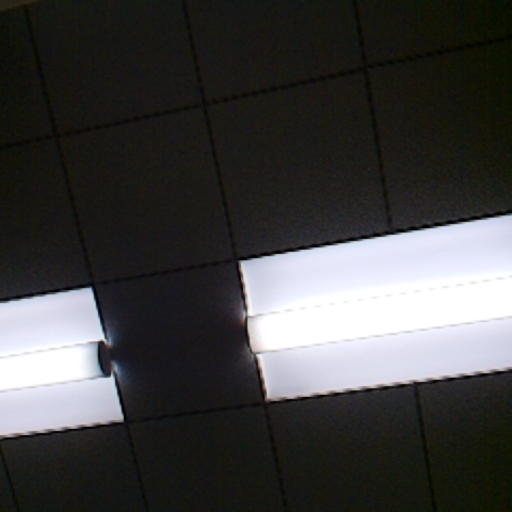
#> input picture FinalProject/assets/images/image_20241115_050221.jpg, 1024 x 1024 px, given in place of ., which was not available (shown at 1/2 size)
$ python -i compose.py   (imports and definitions only)
#> lines starting #> are read from the running program, lines starting #| are printed output that depends on the picture; after the words box and inside, x2 and y2 are one past the last pixel; in counts of white or black regions, pixels touching at a corner belong together; pictures that were not available may be replaced by others from this repository, and a replacement may not be noted
import cv2
import numpy as np
from pathlib import Path
import random
import math
import time
from datetime import datetime
import json

PROJECT_ROOT = Path(__file__).parent.parent.parent
INPUT_DIR = PROJECT_ROOT / "assets" / "images"
OUTPUT_DIR = PROJECT_ROOT / "assets" / "images" / "composed"
METADATA_DIR = PROJECT_ROOT / "assets" / "data"

def generate_unique_key():
    timestamp = datetime.now().strftime("%Y%m%d_%H%M%S")
    ms = str(int(time.time() * 1000))[-3:]
    return f"composition_{timestamp}_{ms}"

def save_metadata(key, image_files):
    metadata = {
        "key": key,
        "timestamp": datetime.now().isoformat(),
        "source_images": [str(f.name) for f in image_files],
    }

    METADATA_DIR.mkdir(parents=True, exist_ok=True)
    metadata_path = METADATA_DIR / f"{key}.json"

    with open(metadata_path, 'w') as f:
        json.dump(metadata, f, indent=4)

def create_circular_composition(image_files, canvas_size=(1024, 1024), radius=300):
#> called with canvas_size = (1024, 1024), radius = 300
    canvas = np.ones((canvas_size[0], canvas_size[1], 3), dtype=np.uint8) * 255
    center = (canvas_size[0] // 2, canvas_size[1] // 2)

    num_images = 5
    angle_step = 2 * math.pi / num_images
    figure_size = (200, 200)

    for i, image_file in enumerate(image_files):
        angle = i * angle_step
        x = int(center[0] + radius * math.cos(angle) - figure_size[0]//2)
        y = int(center[1] + radius * math.sin(angle) - figure_size[1]//2)

        img = cv2.imread(str(image_file), cv2.IMREAD_GRAYSCALE)
#> img: shape (1024, 1024); min 0, max 255, mean 65.9
        if img is None:
            continue

        _, img = cv2.threshold(img, 127, 255, cv2.THRESH_BINARY_INV)
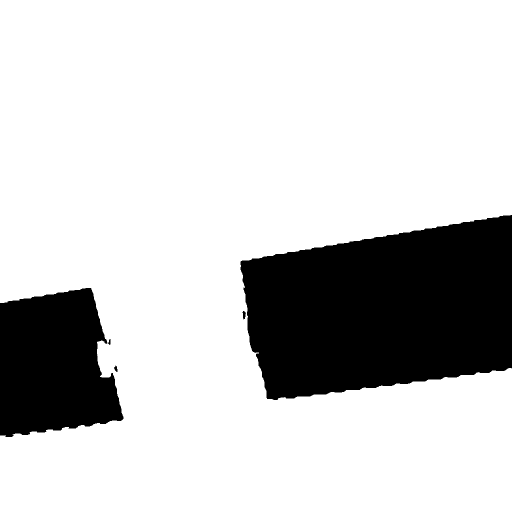
#> img: shape (1024, 1024) (shown at 1/2 size); 79.7% white; 4 black regions, box (x1, y1, x2, y2) and area: (481, 430, 1024, 800) 155644, (0, 576, 247, 874) 57258, (485, 622, 492, 639) 75, (228, 731, 235, 744) 54
        img_resized = cv2.resize(img, figure_size)
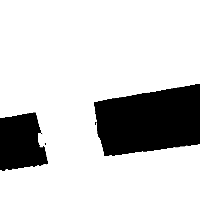
#> img_resized: shape (200, 200); min 0, max 255, mean 203.2
        img_color = cv2.cvtColor(img_resized, cv2.COLOR_GRAY2BGR)

        roi_y_start = max(0, y)
        roi_y_end = min(canvas_size[0], y + figure_size[1])
        roi_x_start = max(0, x)
        roi_x_end = min(canvas_size[1], x + figure_size[0])

        img_y_start = max(0, -y)
        img_y_end = img_y_start + (roi_y_end - roi_y_start)
        img_x_start = max(0, -x)
        img_x_end = img_x_start + (roi_x_end - roi_x_start)

        img_section = img_color[img_y_start:img_y_end, img_x_start:img_x_end]
        mask_section = img_resized[img_y_start:img_y_end, img_x_start:img_x_end]
        roi = canvas[roi_y_start:roi_y_end, roi_x_start:roi_x_end]

        for c in range(3):
            roi[:, :, c] = np.where(mask_section > 0, 0, roi[:, :, c])
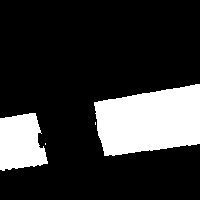
#> roi: shape (200, 200, 3); 20.2% white; 4 white regions (2 under 20 px), largest, box (x1, y1, x2, y2) and area: (94, 84, 200, 156) 5902, (0, 113, 48, 171) 2168
#> pass 3 of the loop in create_circular_composition, `for i, image_file in enumerate(image_files):`:
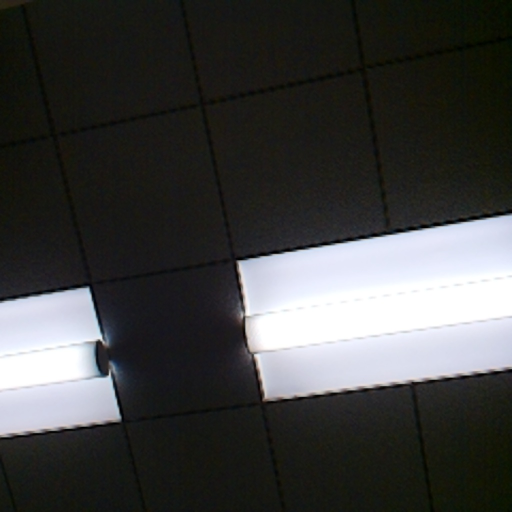
#> input picture FinalProject/assets/images/image_20241115_050451.jpg, 1024 x 1024 px, given in place of , which was not available (shown at 1/2 size)
#> in create_circular_composition, `_, img = cv2.threshold(img, 127, 255, cv2.THRESH_BINARY_INV)`:
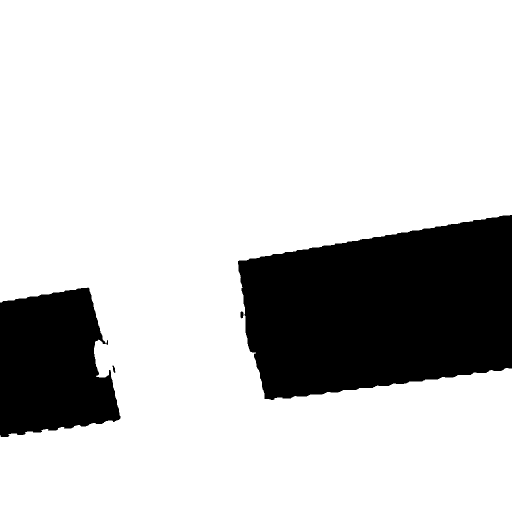
#> img: shape (1024, 1024) (shown at 1/2 size); 79.7% white; 4 black regions, box (x1, y1, x2, y2) and area: (476, 430, 1024, 800) 156867, (0, 575, 241, 874) 55937, (481, 623, 487, 637) 70, (225, 731, 231, 746) 48
#> after the loop in create_circular_composition, `for c in range(3):`:
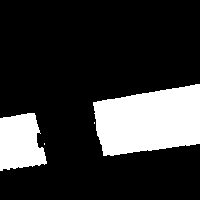
#> roi: shape (200, 200, 3); 20.2% white; 4 white regions (2 under 20 px), largest, box (x1, y1, x2, y2) and area: (93, 84, 200, 156) 5954, (0, 113, 47, 171) 2115
#> the loop made 45 passes; the first 3 are shown

    return canvas

def main():
    OUTPUT_DIR.mkdir(parents=True, exist_ok=True)
    image_files = list(INPUT_DIR.glob("*fig*.png"))

    if len(image_files) < 5:
        return None

    selected_images = random.sample(image_files, 5)
    result = create_circular_composition(selected_images)

    key = generate_unique_key()
    output_path = OUTPUT_DIR / f"{key}.jpg"
    cv2.imwrite(str(output_path), result)

    save_metadata(key, selected_images)
    print(f"Generated composition with key: {key}")
    return key

# [2 lines not run here, left out]

>>> result = create_circular_composition('../../assets/images/image_20241115_050221.jpg')
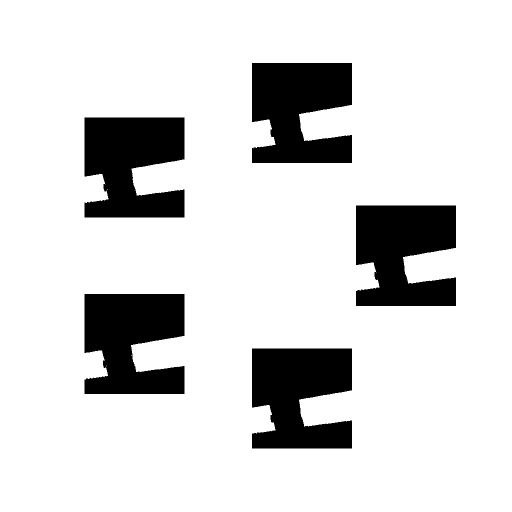
#> result: shape (1024, 1024, 3) (shown at 1/2 size); 84.7% white; 5 black regions, box (x1, y1, x2, y2) and area: (712, 411, 912, 612) 32340, (504, 126, 704, 326) 32020, (504, 697, 704, 897) 32020, (169, 588, 369, 788) 31927, (169, 235, 369, 435) 31925
